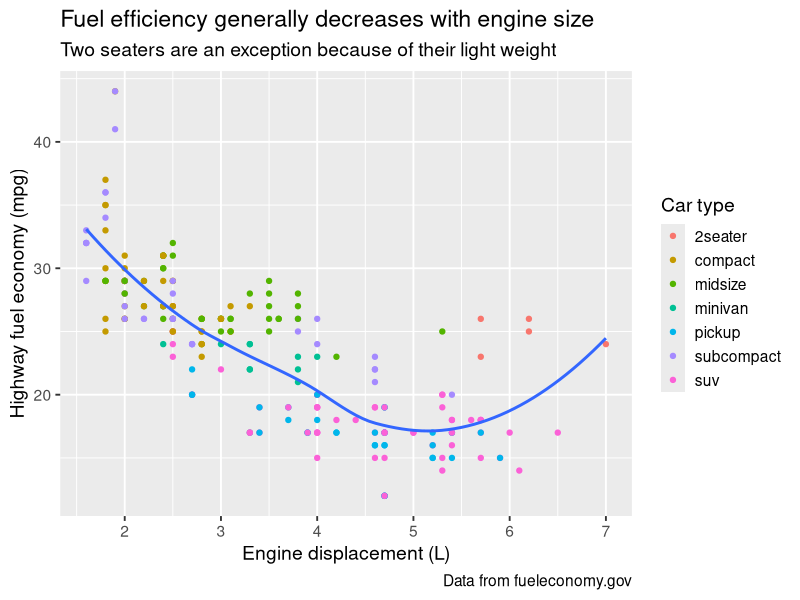
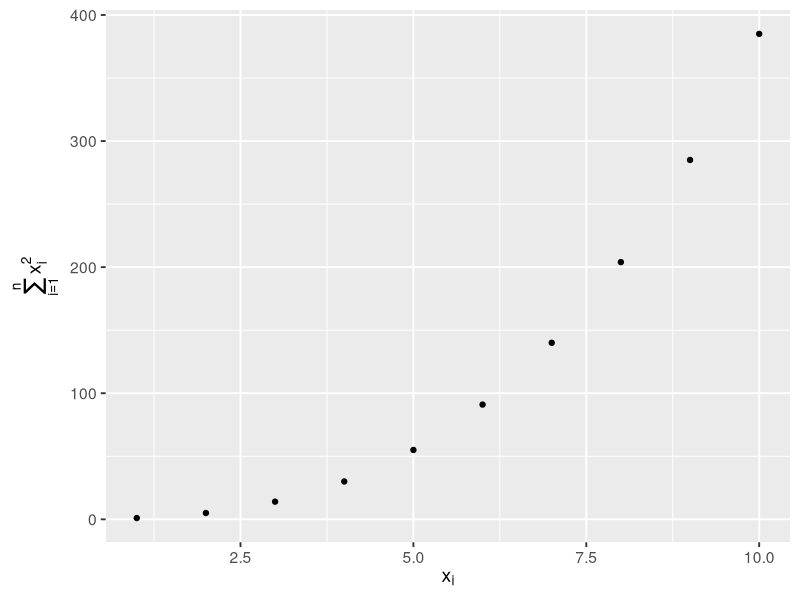
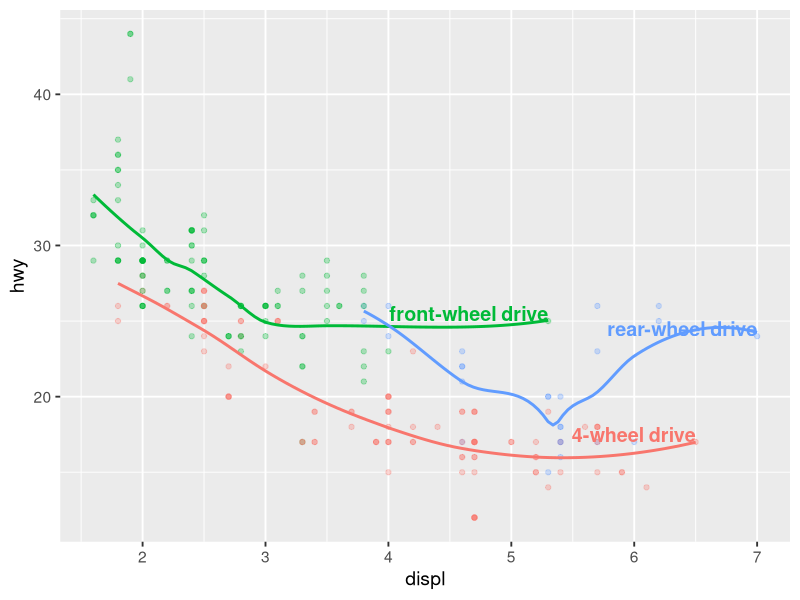
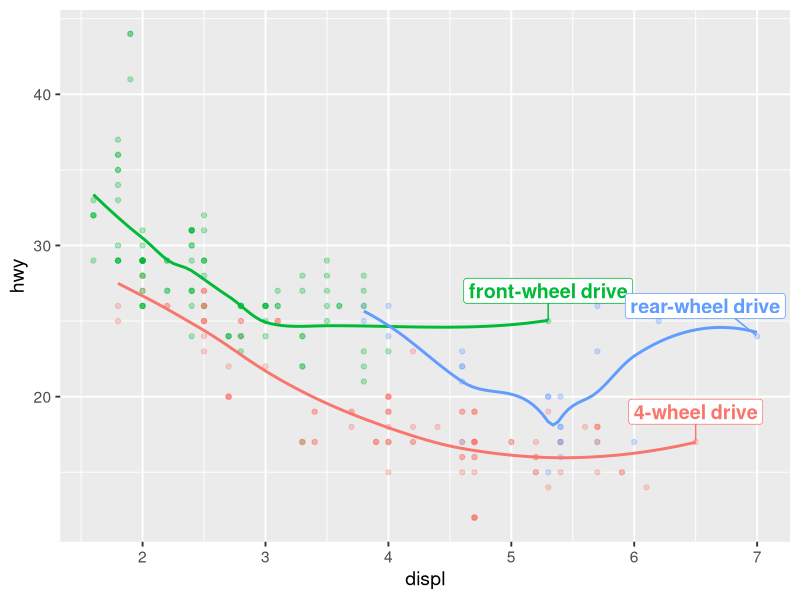
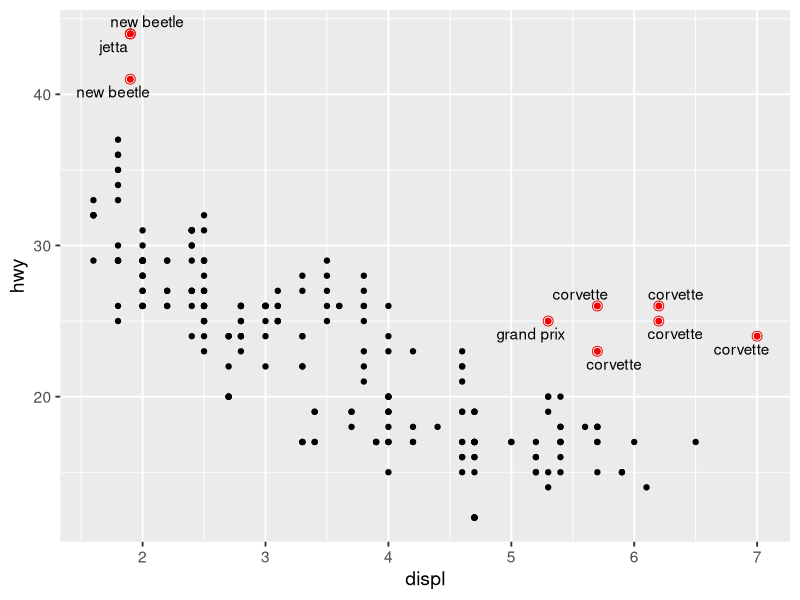
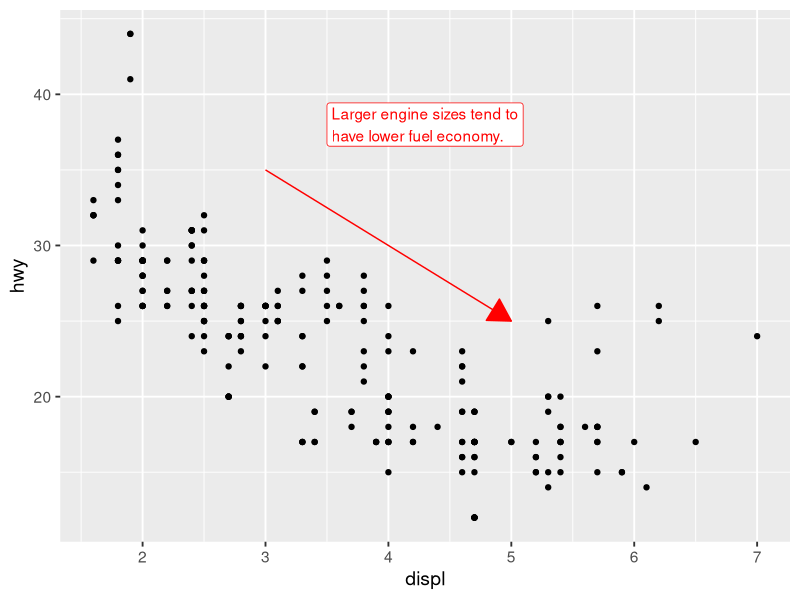
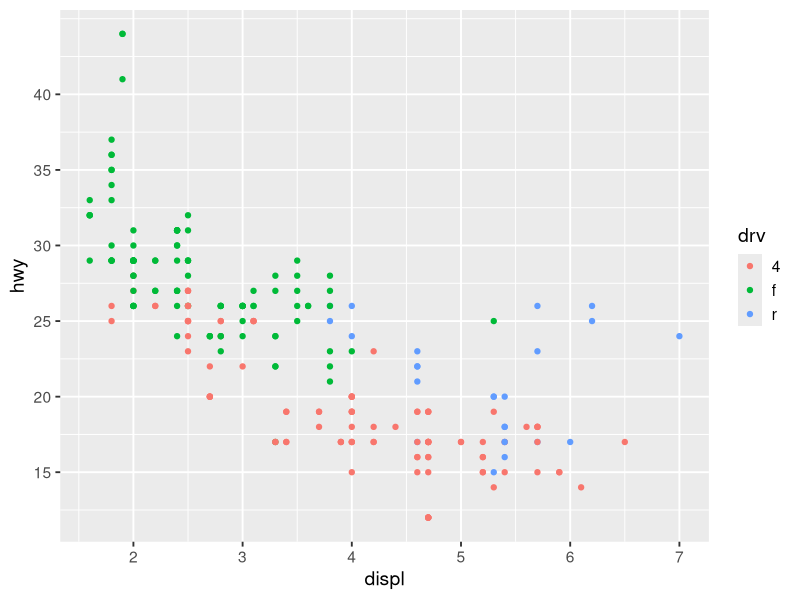
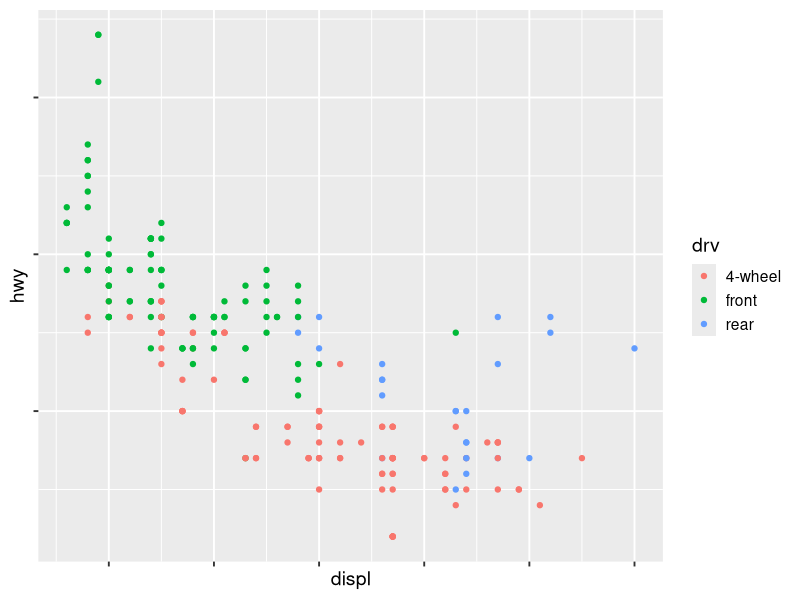

The R script that drew these images, in order:
## ---- chunk 1
#| label: setup
#| echo: false
library(tidyverse)
library(scales)
library(ggrepel)
library(patchwork)
theme_set(theme_gray(base_size = 14))
## ---- chunk 2
#| fig-height: 3
ggplot(mpg, aes(x = displ, y = hwy)) +
  geom_point(aes(color = class)) +
  geom_smooth(se = FALSE) +
  labs(
    x = "Engine displacement (L)",
    y = "Highway fuel economy (mpg)",
    color = "Car type",
    title = "Fuel efficiency generally decreases with engine size",
    subtitle = "Two seaters are an exception because of their light weight",
    caption = "Data from fueleconomy.gov"
  )
## ---- chunk 3
#| fig-height: 2.9
df <- tibble(x = 1:10, y = cumsum(x^2))

ggplot(df, aes(x, y)) +
  geom_point() +
  labs(
    x = quote(x[i]),
    y = quote(sum(x[i] ^ 2, i == 1, n))
  )
## ---- chunk 4
label_info <- mpg |>
  group_by(drv) |>
  arrange(desc(displ)) |>
  slice_head(n = 1) |>
  mutate(
    drive_type = case_when(
      drv == "f" ~ "front-wheel drive",
      drv == "r" ~ "rear-wheel drive",
      drv == "4" ~ "4-wheel drive"
    )
  ) |>
  select(displ, hwy, drv, drive_type)
## ---- chunk 5
#| fig-height: 3.2
ggplot(mpg, aes(x = displ, y = hwy, color = drv)) +
  geom_point(alpha = 0.3) +
  geom_smooth(se = FALSE) +
  geom_text(
    data = label_info,
    aes(x = displ, y = hwy, label = drive_type),
    fontface = "bold", size = 5, hjust = "right", vjust = "bottom"
  ) +
  theme(legend.position = "none")
## ---- chunk 6
#| fig-height: 3.2
ggplot(mpg, aes(x = displ, y = hwy, color = drv)) +
  geom_point(alpha = 0.3) +
  geom_smooth(se = FALSE) +
  geom_label_repel(
    data = label_info,
    aes(x = displ, y = hwy, label = drive_type),
    fontface = "bold", size = 5, nudge_y = 2
  ) +
  theme(legend.position = "none")
## ---- chunk 7
#| fig-height: 3
potential_outliers <- mpg |> filter(hwy > 40 | (hwy > 20 & displ > 5))

ggplot(mpg, aes(x = displ, y = hwy)) +
  geom_point() +
  geom_text_repel(data = potential_outliers, aes(label = model)) +
  geom_point(data = potential_outliers, color = "red") +
  geom_point(
    data = potential_outliers,
    color = "red", size = 3, shape = "circle open"
  )
## ---- chunk 8
trend_text <- "Larger engine sizes tend to have lower fuel economy." |>
  str_wrap(width = 30)

trend_text
## ---- chunk 9
#| fig-height: 3.2
ggplot(mpg, aes(x = displ, y = hwy)) +
  geom_point() +
  annotate(
    geom = "label", x = 3.5, y = 38,
    label = trend_text, hjust = "left", color = "red"
  ) +
  annotate(
    geom = "segment",
    x = 3, y = 35, xend = 5, yend = 25, color = "red",
    arrow = arrow(type = "closed")
  )
## ---- chunk 10
#| fig-height: 3
ggplot(mpg, aes(x = displ, y = hwy, color = drv)) +
  geom_point() +
  scale_y_continuous(breaks = seq(15, 40, by = 5))
## ---- chunk 11
#| fig-height: 2.9
ggplot(mpg, aes(x = displ, y = hwy, color = drv)) +
  geom_point() +
  scale_x_continuous(labels = NULL) +
  scale_y_continuous(labels = NULL) +
  scale_color_discrete(labels = c("4" = "4-wheel", "f" = "front", "r" = "rear"))
## ---- chunk 12
#| fig-height: 2.9
#| layout-ncol: 2
#| fig-width: 4.5
ggplot(diamonds, aes(x = price, y = cut)) +
  geom_boxplot(alpha = 0.05) +
  scale_x_continuous(labels = label_dollar())

ggplot(diamonds, aes(x = price, y = cut)) +
  geom_boxplot(alpha = 0.05) +
  scale_x_continuous(
    labels = label_dollar(scale = 1/1000, suffix = "K"),
    breaks = seq(1000, 19000, by = 6000)
  )
## ---- chunk 13
#| fig-height: 3.2
ggplot(diamonds, aes(x = cut, fill = clarity)) +
  geom_bar(position = "fill") +
  scale_y_continuous(name = "Percentage", labels = label_percent())
## ---- chunk 14
#| fig-height: 3
presidential |>
  mutate(id = 33 + row_number()) |>
  ggplot(aes(x = start, y = id)) +
  geom_point() +
  geom_segment(aes(xend = end, yend = id)) +
  scale_x_date(name = NULL, breaks = presidential$start, date_labels = "'%y")
## ---- chunk 15
#| fig-height: 2.7
#| layout-ncol: 2
#| fig-width: 4.5
base <- ggplot(mpg, aes(x = displ, y = hwy)) + geom_point(aes(color = class))

base + theme(legend.position = "right")
base + theme(legend.position = "bottom") +
  guides(color = guide_legend(nrow = 3))
## ---- chunk 16
#| fig-height: 2.9
ggplot(mpg, aes(x = displ, y = hwy)) +
  geom_point(aes(color = class)) +
  geom_smooth(se = FALSE) +
  theme(legend.position = "bottom") +
  guides(color = guide_legend(nrow = 2, override.aes = list(size = 4)))
## ---- chunk 17
#| fig-height: 2.9
#| layout-ncol: 2
#| fig-width: 4.5
ggplot(diamonds, aes(x = log10(carat), y = log10(price))) +
  geom_bin2d()

ggplot(diamonds, aes(x = carat, y = price)) +
  geom_bin2d() +
  scale_x_log10() +
  scale_y_log10()
## ---- chunk 18
#| fig-height: 2.7
#| layout-ncol: 2
#| fig-width: 4.5
ggplot(mpg, aes(x = displ, y = hwy)) + geom_point(aes(color = drv))

ggplot(mpg, aes(x = displ, y = hwy)) +
  geom_point(aes(color = drv)) +
  scale_color_brewer(palette = "Set1")
## ---- chunk 19
#| fig-height: 3
presidential |>
  mutate(id = 33 + row_number()) |>
  ggplot(aes(x = start, y = id, color = party)) +
  geom_point() +
  geom_segment(aes(xend = end, yend = id)) +
  scale_color_manual(values = c(Republican = "#E81B23", Democratic = "#00AEF3"))
## ---- chunk 20
#| fig-height: 2.8
#| layout-ncol: 2
#| fig-width: 4.5
ggplot(mpg, aes(x = displ, y = hwy)) +
  geom_point(aes(color = drv)) + geom_smooth() +
  scale_x_continuous(limits = c(5, 6)) +
  scale_y_continuous(limits = c(10, 25))

ggplot(mpg, aes(x = displ, y = hwy)) +
  geom_point(aes(color = drv)) + geom_smooth() +
  coord_cartesian(xlim = c(5, 6), ylim = c(10, 25))
## ---- chunk 21
#| fig-height: 2.7
#| layout-ncol: 2
#| fig-width: 4.5
suv     <- mpg |> filter(class == "suv")
compact <- mpg |> filter(class == "compact")

x_scale   <- scale_x_continuous(limits = range(mpg$displ))
y_scale   <- scale_y_continuous(limits = range(mpg$hwy))
col_scale <- scale_color_discrete(limits = unique(mpg$drv))

ggplot(suv, aes(displ, hwy, color = drv)) +
  geom_point() + x_scale + y_scale + col_scale
ggplot(compact, aes(displ, hwy, color = drv)) +
  geom_point() + x_scale + y_scale + col_scale
## ---- chunk 22
#| fig-height: 3.2
ggplot(mpg, aes(x = displ, y = hwy)) +
  geom_point(aes(color = class)) +
  geom_smooth(se = FALSE) +
  theme_bw()
## ---- chunk 23
#| fig-height: 2.8
ggplot(mpg, aes(x = displ, y = hwy, color = drv)) +
  geom_point() +
  labs(
    title = "Larger engine sizes tend to have lower fuel economy",
    caption = "Source: https://fueleconomy.gov."
  ) +
  theme(
    legend.position = c(0.6, 0.7),
    legend.direction = "horizontal",
    legend.box.background = element_rect(color = "black"),
    plot.title = element_text(face = "bold"),
    plot.title.position = "plot",
    plot.caption.position = "plot",
    plot.caption = element_text(hjust = 0)
  )
## ---- chunk 24
#| fig-height: 2.9
p1 <- ggplot(mpg, aes(x = displ, y = hwy)) +
  geom_point() + labs(title = "Plot 1")
p2 <- ggplot(mpg, aes(x = drv, y = hwy)) +
  geom_boxplot() + labs(title = "Plot 2")

p1 + p2
## ---- chunk 25
#| fig-height: 3.4
p3 <- ggplot(mpg, aes(x = cty, y = hwy)) +
  geom_point() + labs(title = "Plot 3")

(p1 | p3) / p2
